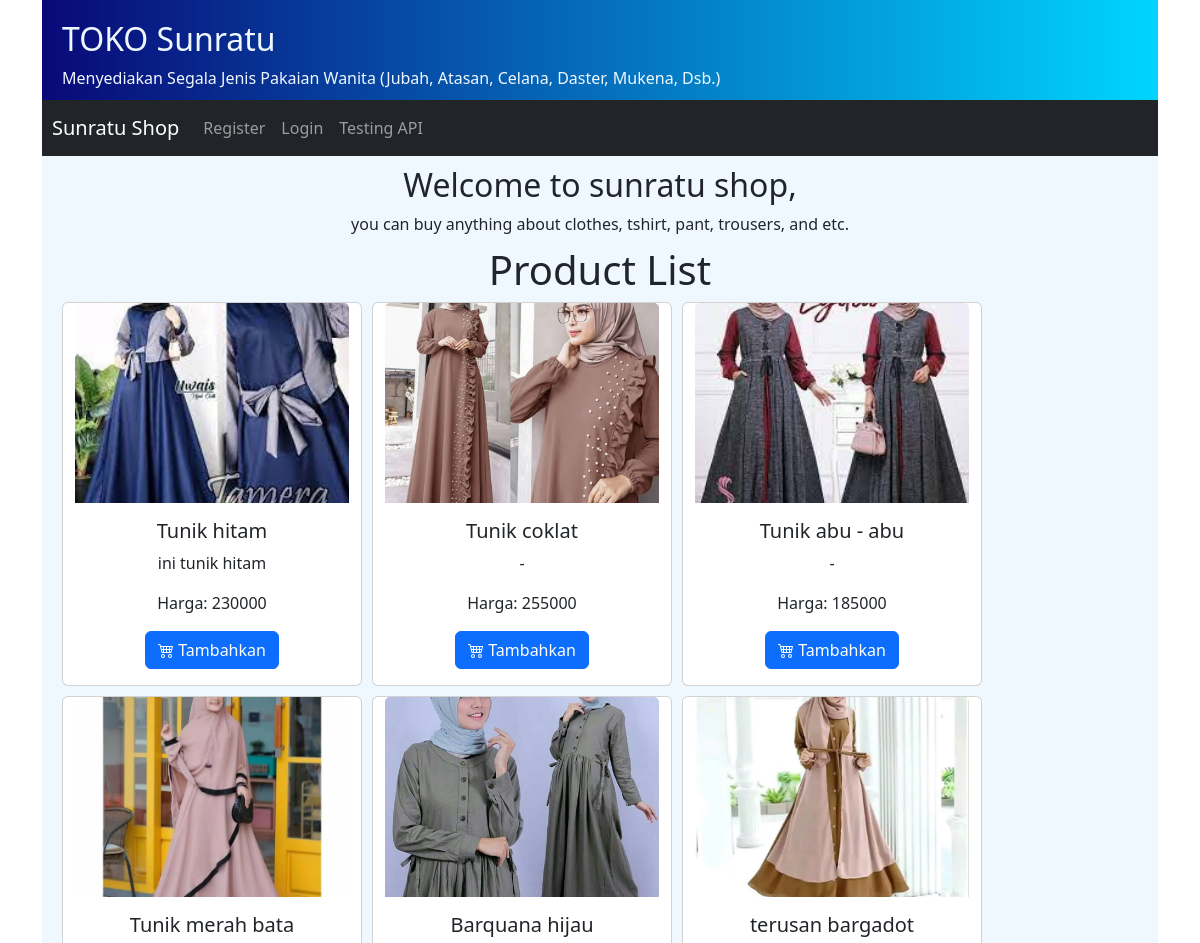
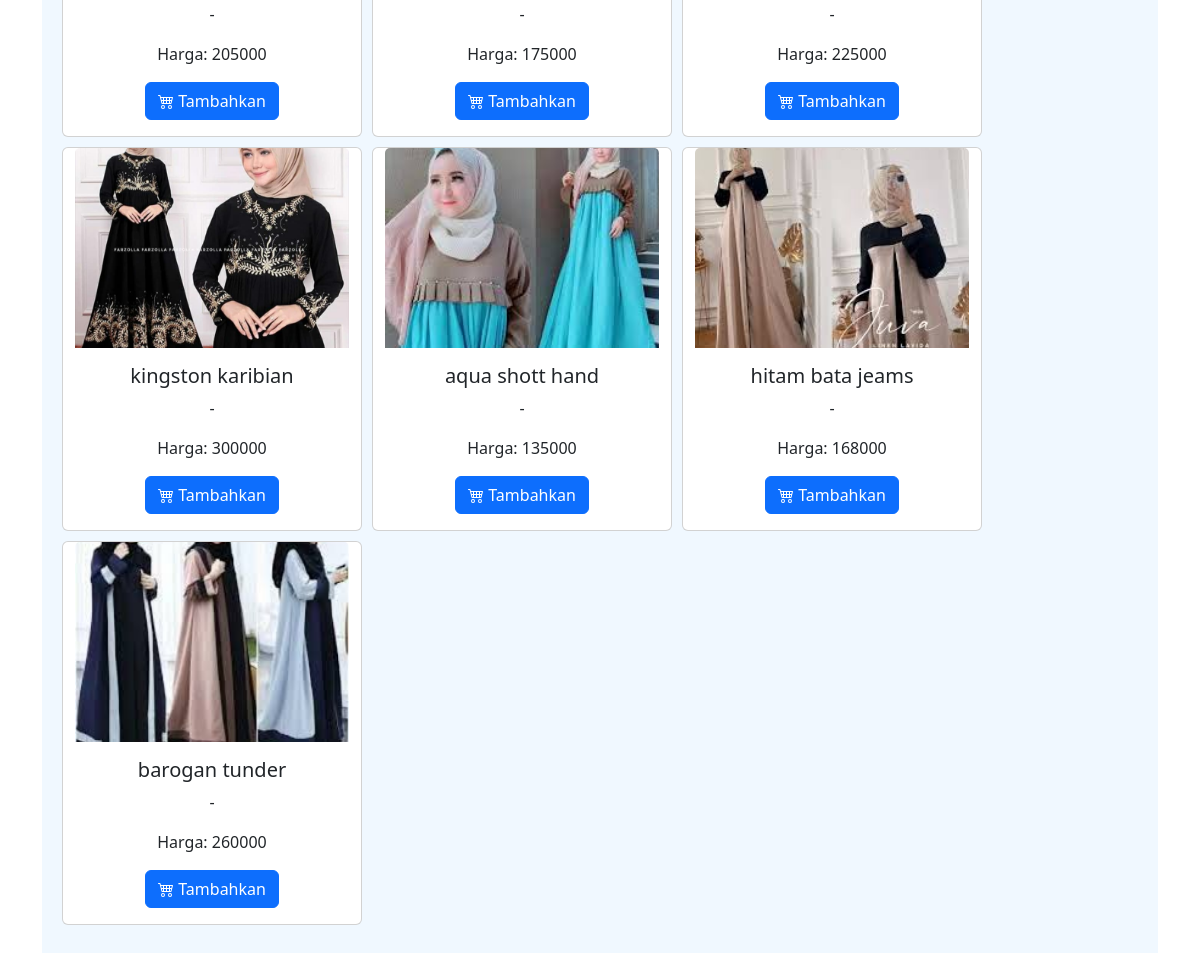
Before: /product/buying/ with the older database file (2 pictures, top to bottom).
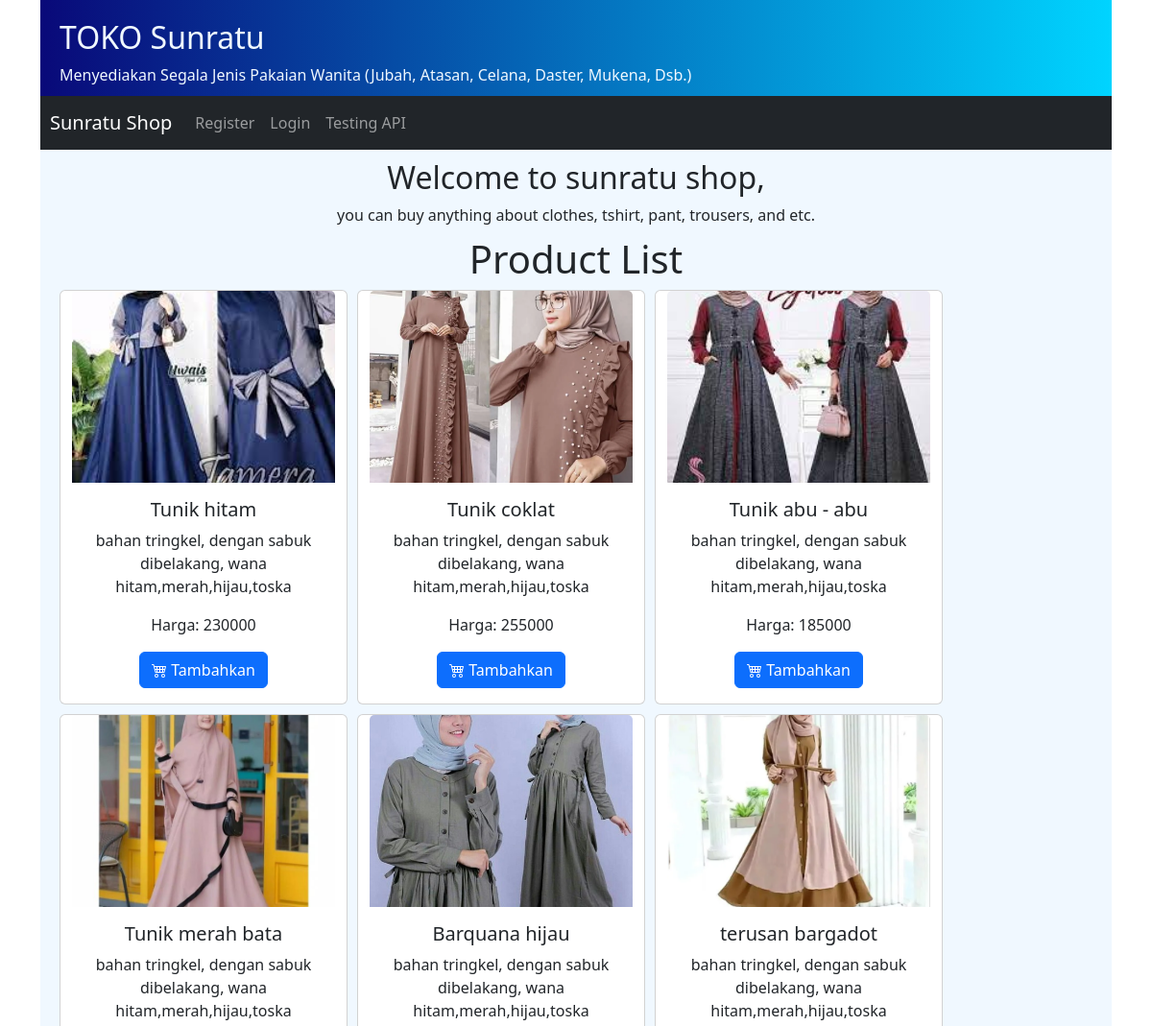
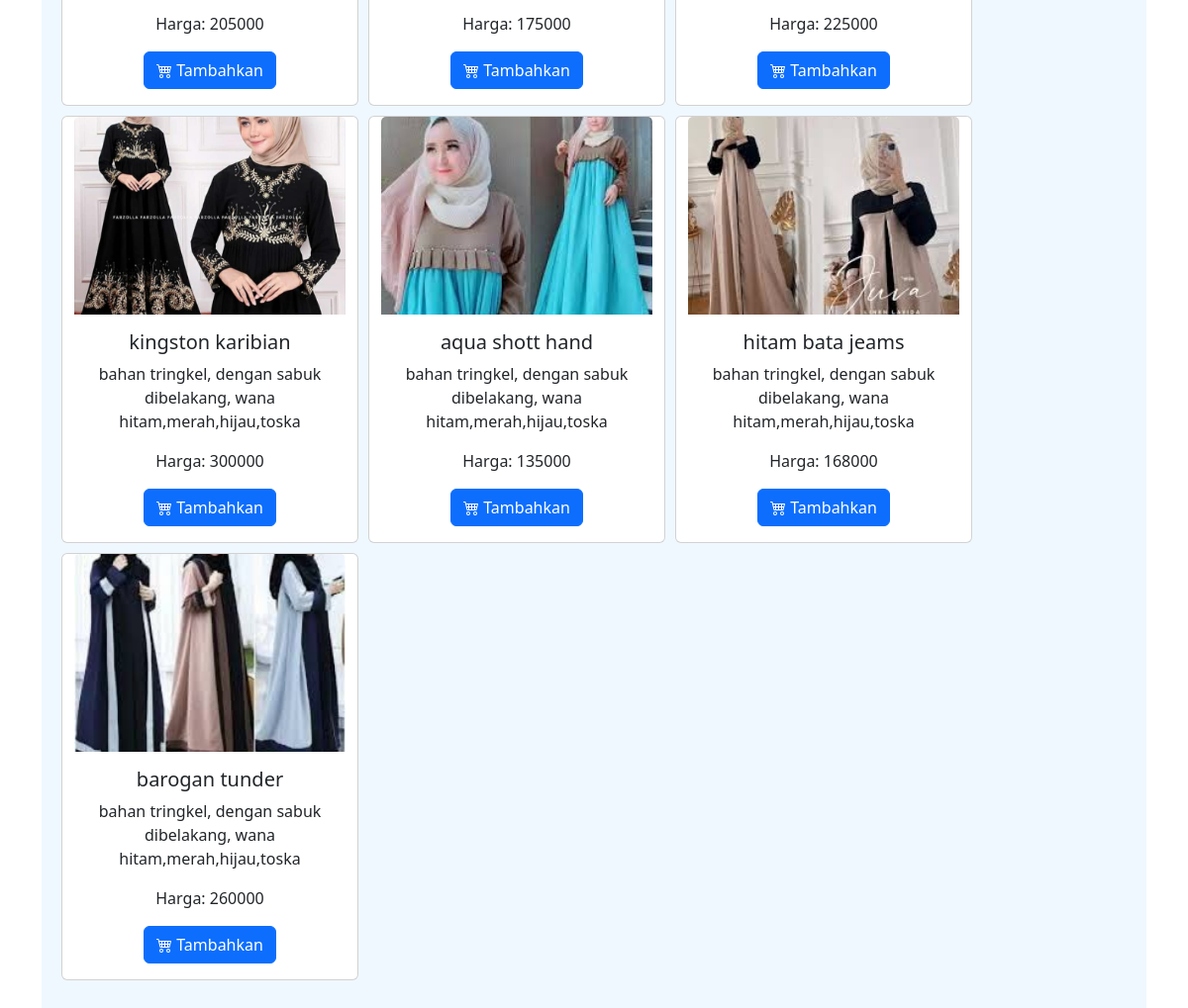
After: the same page with the newer database file (2 pictures, top to bottom).
### myapp/models.py (models this page shows, shortened)
class Product(models.Model):
    name = models.CharField(max_length=100)
    price = models.DecimalField(max_digits=8, decimal_places=0)
    deskripsi = models.CharField(max_length=100, null=True, blank=True)
    image = models.ImageField(upload_to='', null=True, blank=True)

### myapp/views.py (the view)
# urls.py: path('product/buying/', views.product_buying, name='product_buying'),
def product_buying(request):
    products = Product.objects.all()
    return render(request, 'myapp/product_buying.html', {'products': products})

### myapp/templates/myapp/product_buying.html (shortened to what this page needs)
{% extends "myapp/master_template.html" %}
{% block content %}
{% if request.session.cart %}
      {% load humanize %}
{% endif %}
<div class="container" style="background-color: aliceblue">
    <div class="row text-center" style="padding: 10px">
      <div class="col">
        <h2 class="">Welcome to sunratu shop,</h2>
        you can buy anything about clothes, tshirt, pant, trousers, and etc.
        <div class="container-body">
          <div class="row" style="padding: 10px">
            <h1>Product List</h1>
            {% for product in products %}
            <div class="card">
                <img src="{{ product.image.url }}" class="card-img-top" alt="{{ product.name }}">
                <div class="card-body">
                  <h5 class="card-title">{{ product.name }}</h5>
                  <p class="card-text">{{ product.deskripsi }}</p>
                  <p class="card-text">Harga: {{ product.price }}</p>
                  <form method="post" action="{% url 'add_to_cart' %}">
                    <button type="submit" class="btn btn-primary buy-btn">
                      Tambahkan</button>
                </form>
              </div>
              </div>
            {% endfor %}
        </div>
      </div>
    </div>
  </div>
{% endblock %}

Changed rows visible on the page:
changed Product "Tunik hitam": deskripsi "ini tunik hitam" → "bahan tringkel, dengan sabuk dibelakang, wana hitam,merah,hijau,toska"
changed Product "Tunik coklat": deskripsi "-" → "bahan tringkel, dengan sabuk dibelakang, wana hitam,merah,hijau,toska"
changed Product "Tunik abu - abu": deskripsi "-" → "bahan tringkel, dengan sabuk dibelakang, wana hitam,merah,hijau,toska"
changed Product "Tunik merah bata": deskripsi "-" → "bahan tringkel, dengan sabuk dibelakang, wana hitam,merah,hijau,toska"
changed Product "Barquana hijau": deskripsi "-" → "bahan tringkel, dengan sabuk dibelakang, wana hitam,merah,hijau,toska"
changed Product "terusan bargadot": deskripsi "-" → "bahan tringkel, dengan sabuk dibelakang, wana hitam,merah,hijau,toska"
changed Product "kingston karibian": deskripsi "-" → "bahan tringkel, dengan sabuk dibelakang, wana hitam,merah,hijau,toska"
changed Product "aqua shott hand": deskripsi "-" → "bahan tringkel, dengan sabuk dibelakang, wana hitam,merah,hijau,toska"
changed Product "hitam bata jeams": deskripsi "-" → "bahan tringkel, dengan sabuk dibelakang, wana hitam,merah,hijau,toska"
changed Product "barogan tunder": deskripsi "-" → "bahan tringkel, dengan sabuk dibelakang, wana hitam,merah,hijau,toska"
